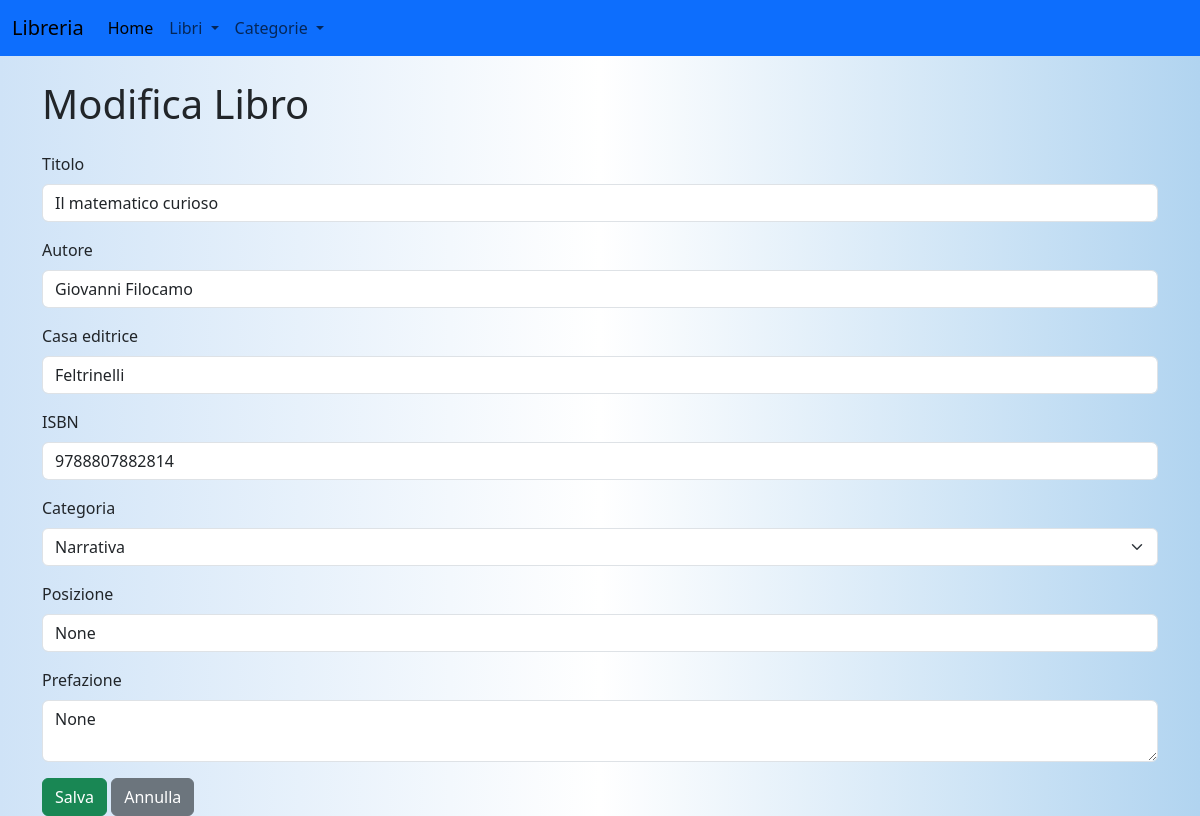
/api/libro/1/edit, run on the app's committed database.
### models/models.py (models this page shows, shortened)
class Libri(db.Model):
    __tablename__ = "libri"
    id = db.Column(db.Integer, primary_key=True)
    titolo = db.Column(db.String(100), nullable=False)
    autore_id = db.Column(db.Integer, db.ForeignKey('autori.id'), nullable=False)
    casa_editrice = db.Column(db.String(50))
    isbn = db.Column(db.String(13))
    categoria_id = db.Column(db.Integer, db.ForeignKey('categorie.id'), nullable=False)
    posizione = db.Column(db.String(20))
    prefazione = db.Column(db.String(5000))

class Autori(db.Model):
    __tablename__ = "autori"
    id = db.Column(db.Integer, primary_key=True)
    nome = db.Column(db.String(25))
    cognome = db.Column(db.String(25))
    libri = db.relationship('Libri', backref='autore', lazy=True)

### routes/libri.py (the view)
@libri_bp.route('/libro/<int:libro_id>/edit', methods=['GET'])
def edit_libro(libro_id):
    libro = get_by_id(libro_id)  # Recupera il libro dal database
    categorie = get_all_categorie()
    return render_template('edit_libro.html', libro=libro, categorie=categorie)

### services/categorie_service.py (called while the page is built)
def get_all_categorie():
    return Categorie.query.all()

### services/libri_service.py (called while the page is built)
def get_by_id(id):
    return Libri.query.get_or_404(id)

### templates/edit_libro.html (shortened to what this page needs)
{% extends "form.html" %}
{% block content %}
<h1>Modifica Libro</h1>
<form action="/api/update_libro/{{ libro.id }}" method="POST" class="mt-4">
    <div class="mb-3">
        <label for="titolo" class="form-label">Titolo</label>
        <input type="text" class="form-control" id="titolo" name="titolo" value="{{ libro.titolo }}" required>
    </div>
    <div class="mb-3">
        <label for="autore" class="form-label">Autore</label>
        <input type="text" class="form-control" id="autore" name="autore"
            value="{{ libro.autore.nome}} {{ libro.autore.cognome}}" required>
    </div>
    <div class="mb-3">
        <label for="casa_editrice" class="form-label">Casa editrice</label>
        <input type="text" class="form-control" id="casa_editrice" name="casa_editrice"
            value="{{ libro.casa_editrice }}" required>
    </div>
    <div class="mb-3">
        <label for="isbn" class="form-label">ISBN</label>
        <input type="text" class="form-control" id="isbn" name="isbn" value="{{ libro.isbn }}" required>
    </div>
    <div class="mb-3">
        <label for="categoria" class="form-label">Categoria</label>
        <select class="form-select" id="categoria" name="categoria_id" required>
            {% for categoria in categorie %}
            <option value="{{ categoria.id }}" {% if categoria.id==libro.categoria_id %}selected{% endif %}>{{
                categoria.categoria }}</option>
            {% endfor %}
        </select>
    </div>
    <div class="mb-3">
        <label for="posizione" class="form-label">Posizione</label>
        <input type="text" class="form-control" id="posizione" name="posizione" value="{{ libro.posizione }}">
    </div>
    <div class="mb-3">
        <label for="prefazione" class="form-label">Prefazione</label>
        <textarea class="form-control" id="prefazione" name="prefazione">{{ libro.prefazione }}</textarea>
    </div>
    <button type="submit" class="btn btn-success">Salva</button>
    <a href="/api/libri" class="btn btn-secondary">Annulla</a>
</form>
{% endblock %}

### static/css/style.css (style rules this page uses)
:root { --primary-color: #4CAF50; --hover-color: #45a049; --background-color: #fff; --btn-primary: #0d6efd; }
body { background: linear-gradient(to right, #cfe3f7, #fff, #b1d4f0); color: #333; font-family: 'Times New Roman', Times, serif; }

### data on the page
Libri: titolo "Il matematico curioso", casa_editrice "Feltrinelli", isbn "9788807882814", posizione "None", prefazione "None"
Autori: autore "Giovanni Filocamo"

### other printed values
form field categoria_id "Narrativa"
